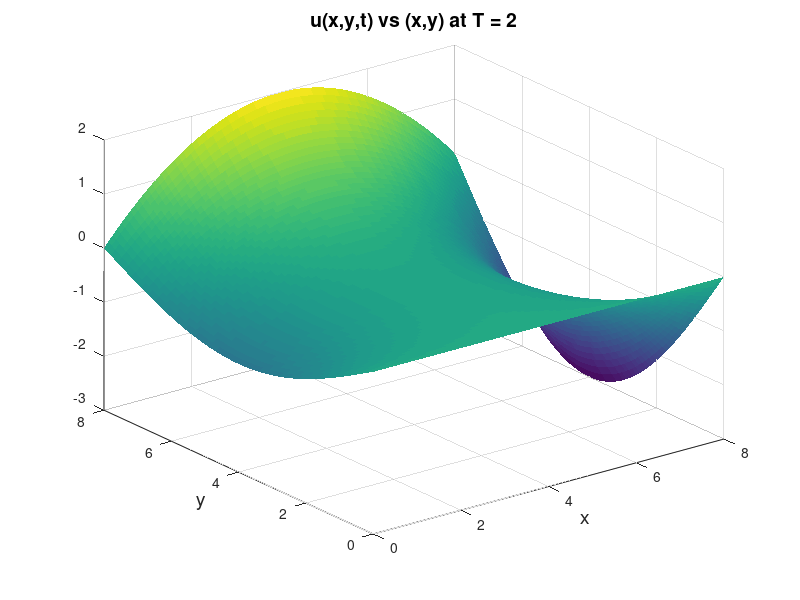

This chart was generated by the following MATLAB code:
clear; close all; clc;

Lx = 8; Ly = 8;
dx = 0.1; dy = 0.1;
Nx = Lx/dx; Ny = Ly/dy;
x = [0:dx:Lx];
y = [0:dy:Ly];

dt = (1.25)*(1.0e-3);
t_save = [0.1,0.5,1,2];
n_save = round(t_save/dt);
nT = numel(t_save);
%IBVP setup
f =@(x2d,y2d) 0*x2d.*y2d;
gL = @(y,t) -sin(pi*y/8)*tanh(2*t);
gR = @(y,t) -3*sin(pi*y/8)*tanh(2*t);
gB = @(x,t) 0;
gT = @(x,t) x.*(1-x./8)*tanh(2*t);

[x2d,y2d] = meshgrid([0:Nx]*dx, [0:Ny]*dy);
tc = 0;
u2D = zeros(size(x2d,1),size(y2d,1));
u2D = f(x2d,y2d);
u2D(:,1) = gL([0:Ny]'*dy,tc);
u2D(:,Nx+1) = gR([0:Ny]'*dy,tc);
u2D(1,:) = gB([0:Nx]*dx,tc); %'bottom' is top of our matrix
u2D(Ny+1,:) = gT([0:Nx]*dx,tc);

u_sol = zeros(Ny+1,Nx+1,nT+1);
u_sol(:,:,1) = u2D;
ic = 1; %t_ind(ic) is time instance to save the sol

for n = 1:n_save(end)
    %FTCS method (internal points only)
    u2D(2:Ny,2:Nx) = u2D(2:Ny,2:Nx) + ...
    (dt/dx^2)*(u2D(2:Ny,3:Nx+1) - 2*u2D(2:Ny,2:Nx) + u2D(2:Ny,1:Nx-1)) + ...
    (dt/dy^2)*(u2D(3:Ny+1,2:Nx) - 2*u2D(2:Ny,2:Nx) + u2D(1:Ny-1,2:Nx));
  
    %remains to update boundaries
    tc = n*dt; %current (new) time to update BCs to.
    u2D(:,1) = gL([0:Ny]*dy,tc);
    u2D(:,Nx+1) = gR([0:Ny]*dy,tc);
    u2D(1,:) = gB([0:Nx]*dx,tc); %'bottom' is top of our matrix
    u2D(Ny+1,:) = gT([0:Nx]*dx,tc);
    
    if n == n_save(ic)
    ic = ic+1; %next time save index
    u_sol(:,:,ic) = u2D;
    end
end

% figure(1)
% hold on; grid on;
% y_6 = round(6/dy);
% plot(x,u_sol(y_6,:,2))
% plot(x,u_sol(y_6,:,3))
% plot(x,u_sol(y_6,:,4))
% plot(x,u_sol(y_6,:,5))
% title('u(x,y=6,t) vs x','fontsize',14)
% xlabel('x','fontsize',14)
% legend('t=0.1','t=0.5','t=1','t=2','location','SW','fontsize',14)


figure(2)
s1 = surf(x,y,u_sol(:,:,5));
set(s1,'edgecolor','none');
title('u(x,y,t) vs (x,y) at T = 2','fontsize',14)
xlabel('x','fontsize',14)
ylabel('y','fontsize',14)






